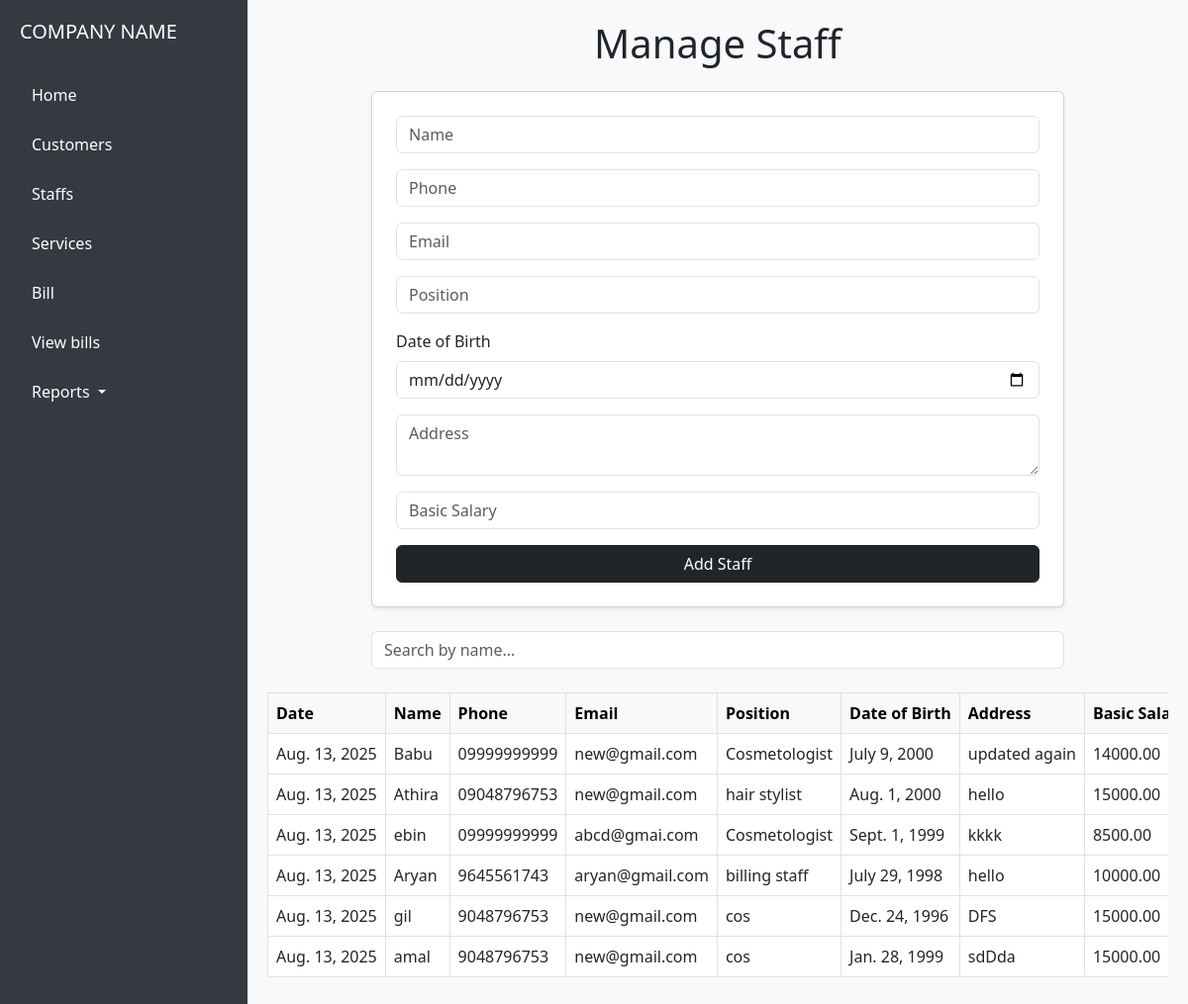
The page /staffs/ on the database its author committed.
### core/models.py (models this page shows, shortened)
class Staff(models.Model):
    name = models.CharField(max_length=100)
    phone = models.CharField(max_length=15, null=True, blank=True)
    email = models.EmailField(blank=True, null=True)
    position = models.CharField(max_length=100,null=True, blank=True)
    dob = models.DateField(default=timezone.now)
    address = models.TextField(default='N/A')
    gender = models.CharField(max_length=1, choices=GENDER_CHOICES, default='F')
    date = models.DateField(default=timezone.now)
    basic_salary = models.DecimalField(max_digits=10, decimal_places=2, default=0)

### core/views.py (the view, shortened to what this page needs)
# urls.py: path('staffs/', views.staff_list_create, name='staff_list_create'),
def staff_list_create(request):
    staffs = Staff.objects.all()
    return render(request, 'core/staffs.html', {'staffs': staffs})

### core/templates/core/staffs.html (shortened to what this page needs)
{% extends 'core/base.html' %}
{% block content %}
<h1 class="text-center mb-4">Manage Staff</h1>
<div class="d-flex justify-content-center">
    <div class="card p-4 shadow-sm w-100" style="max-width: 700px;">
        <form method="post">
            <div class="mb-3">
                <input name="name" placeholder="Name" class="form-control" required>
            </div>
            <div class="mb-3">
                <input name="phone" placeholder="Phone" class="form-control" required>
            </div>
            <div class="mb-3">
                <input name="email" placeholder="Email" class="form-control">
            </div>
            <div class="mb-3">
                <input type="text" name="position" placeholder="Position" class="form-control" required>
            </div>
            <div class="mb-3">
                <label for="dob" class="form-label">Date of Birth</label>
                <input type="date" id="dob" name="dob" class="form-control" required>
            </div>
            <div class="mb-3">
                <textarea name="address" placeholder="Address" class="form-control" required></textarea>
            </div>
            <div class="mb-3">
                <input type="text" name="basic_salary" placeholder="Basic Salary" class="form-control" required>
            </div>
            <button type="submit" class="btn btn-dark w-100">Add Staff</button>
        </form>
    </div>
</div>
<div class="mt-4 mb-3 w-100 d-flex justify-content-center">
    <div class="w-100" style="max-width: 700px; position: relative;">
        <input id="search" class="form-control" placeholder="Search by name..." oninput="showSuggestions()" autocomplete="off" />
    </div>
</div>
<div class="table-responsive mt-4">
    <table class="table table-bordered table-hover align-middle text-nowrap">
        <thead class="table-light">
            <tr>
                <th>Date</th>
                <th>Name</th>
                <th>Phone</th>
                <th>Email</th>
                <th>Position</th>
                <th>Date of Birth</th>
                <th>Address</th>
                <th>Basic Salary</th>
            </tr>
        </thead>
        <tbody id="staff-table">
            {% for staff in staffs %}
            <tr>
                <td>{{ staff.date }}</td>
                <td>{{ staff.name }}</td>
                <td>{{ staff.phone }}</td>
                <td>{{ staff.email }}</td>
                <td>{{ staff.position }}</td>
                <td>{{ staff.dob }}</td>
                <td>{{ staff.address }}</td>
                <td>{{staff.basic_salary}}</td>
            </tr>
            {% endfor %}
        </tbody>
    </table>
</div>
{% endblock %}

### core/templates/core/base.html (style rules this page uses)
body { margin: 0; font-family: 'Segoe UI', sans-serif; }

### rows shown on the page
Staff: date "Aug. 13, 2025", name "Babu", phone "09999999999", email "new@gmail.com", position "Cosmetologist", dob "July 9, 2000", address "updated again", basic_salary "14000.00"
Staff: date "Aug. 13, 2025", name "Athira", phone "09048796753", email "new@gmail.com", position "hair stylist", dob "Aug. 1, 2000", address "hello", basic_salary "15000.00"
Staff: date "Aug. 13, 2025", name "ebin", phone "09999999999", email "abcd@gmai.com", position "Cosmetologist", dob "Sept. 1, 1999", address "kkkk", basic_salary "8500.00"
Staff: date "Aug. 13, 2025", name "Aryan", phone "9645561743", email "aryan@gmail.com", position "billing staff", dob "July 29, 1998", address "hello", basic_salary "10000.00"
Staff: date "Aug. 13, 2025", name "gil", phone "9048796753", email "new@gmail.com", position "cos", dob "Dec. 24, 1996", address "DFS", basic_salary "15000.00"
Staff: date "Aug. 13, 2025", name "amal", phone "9048796753", email "new@gmail.com", position "cos", dob "Jan. 28, 1999", address "sdDda", basic_salary "15000.00"
